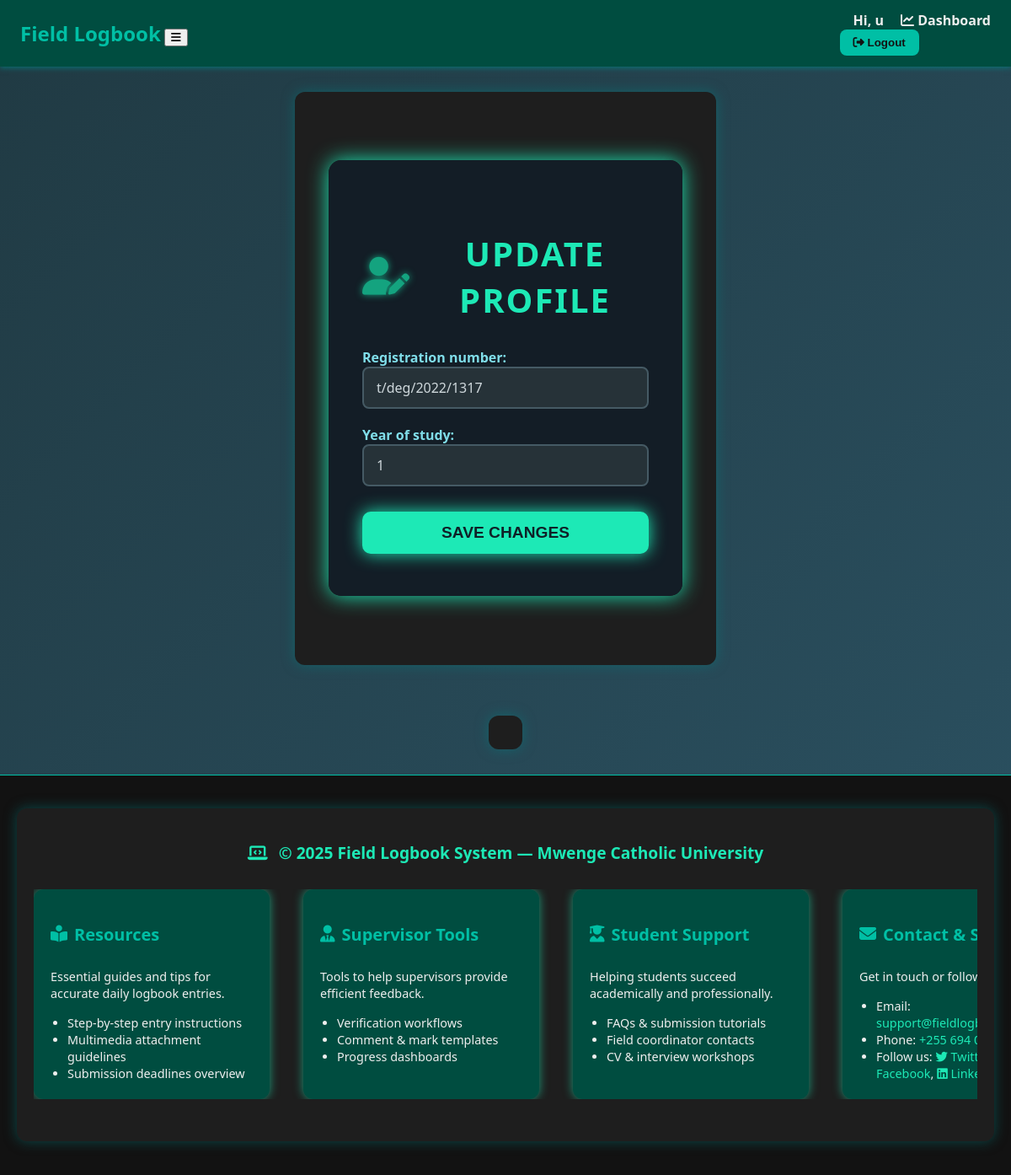
The page /logbook/profile/update/ (signed in) on the database its author committed.
### users/models.py (models this page shows, shortened)
class CustomUser(AbstractUser):
    ROLE_CHOICES = [
        ('student', 'Student'),
        ('onstation', 'On-Station Supervisor'),
        ('oncampus', 'On-Campus Supervisor'),
        ('admin', 'Admin'),
    ]
    role = models.CharField(max_length=20, choices=ROLE_CHOICES)
    phone_number = models.CharField(max_length=20, blank=True, null=True)
    department = models.ForeignKey(
        Department,
        on_delete=models.SET_NULL,
        null=True,
        blank=True,
        related_name='users'
    )
    profile_picture = models.ImageField(upload_to='profile_pics/', blank=True, null=True)

class StudentProfile(models.Model):
    user = models.OneToOneField(
        CustomUser,
        on_delete=models.CASCADE,
        related_name='student_profile'
    )
    registration_number = models.CharField(max_length=50, unique=True)
    course = models.ForeignKey(
        Course,
        on_delete=models.SET_NULL,
        null=True,
        blank=True
    )
    year_of_study = models.PositiveSmallIntegerField()
    phone_number = models.CharField(max_length=15, blank=True, null=True)
    profile_picture = models.ImageField(upload_to='profile_pics/', blank=True, null=True)
    institution_name = models.CharField(max_length=100, blank=True, null=True)
    department = models.ForeignKey(
        Department,
        on_delete=models.SET_NULL,
        null=True,
        blank=True
    )
    gender = models.CharField(
        max_length=10,
        choices=[('Male', 'Male'), ('Female', 'Female')],
        blank=True
    )
    date_of_birth = models.DateField(blank=True, null=True)
    address = models.TextField(blank=True, null=True)
    general_report = models.FileField(upload_to='reports/general/', blank=True, null=True)
    technical_report = models.FileField(upload_to='reports/technical/', blank=True, null=True)
    marks = models.FloatField(blank=True, null=True)
    supervisor_onstation = models.ForeignKey(
        OnStationSupervisor,
        on_delete=models.SET_NULL,
        null=True,
        blank=True,
        related_name='onstation_students'
    )
    supervisor_oncampus = models.ForeignKey(
        OnCampusSupervisor,
        on_delete=models.SET_NULL,
        null=True,
        blank=True,
        related_name='oncampus_students'
    )

### logbook/views.py (the view)
# urls.py: path('profile/update/', views.profile_update, name='profile_update'),
@login_required
def profile_update(request):
    profile = getattr(request.user, 'student_profile', None)
    if not profile:
        return redirect('logbook:profile')
    if request.method == 'POST':
        profile_form = StudentProfileUpdateForm(request.POST, request.FILES, instance=profile)
        if profile_form.is_valid():
            profile_form.save()
            messages.success(request, "Profile updated successfully.")
            return redirect('logbook:profile')
    else:
        profile_form = StudentProfileUpdateForm(instance=profile)
    return render(request, 'logbook/profile_update.html', {'profile_form': profile_form})

### logbook/forms.py
class StudentProfileUpdateForm(forms.ModelForm):
    class Meta:
        model = StudentProfile
        fields = ['registration_number', 'year_of_study']  # adjust if needed
        widgets = {
            'registration_number': forms.TextInput(attrs={'class': 'form-control'}),
            'year_of_study': forms.NumberInput(attrs={'class': 'form-control'}),
        }

### logbook/templates/logbook/profile_update.html (shortened to what this page needs)
{% extends 'base.html' %}
{% load static %}
{% block extra_css %}
<link href="{% static 'logbook/css/update_profile.css' %}" rel="stylesheet" />
{% endblock %}
{% block content %}
<div class="update-profile-page-container" role="main" aria-label="Update Profile Form">
  <div class="update-profile-wrapper">
    <h2 class="update-profile-title">
      <i class="fas fa-user-edit"></i>
      Update Profile
    </h2>
    <form method="post" enctype="multipart/form-data" class="update-profile-form" novalidate>
      {{ profile_form.as_p }}
      <button type="submit" class="btn-update">Save Changes</button>
    </form>
  </div>
</div>
{% endblock %}

### users/templates/base.html (shortened to what this page needs)
{% load static %}
<!DOCTYPE html>
<html lang="en">
<head>
  <link href="https://cdnjs.cloudflare.com/ajax/libs/font-awesome/6.5.0/css/all.min.css" rel="stylesheet" />
  <link rel="stylesheet" href="{% static 'css/base_style.css' %}" />
  {% block extra_css %}{% endblock %}
</head>
<body>
  <nav class="navbar">
    <div class="nav-left">
      <a href="{% url 'users:home' %}" class="nav-logo">Field Logbook</a>
      <button id="nav-toggle"><i class="fas fa-bars"></i></button>
    </div>
    <div class="nav-right" id="nav-menu">
      {% if user.is_authenticated %}
        <span class="nav-welcome">Hi, {{ user.username }}</span>
        {% if user.is_superuser %}
          <a href="/admin/" class="nav-link"><i class="fas fa-tools"></i> Admin</a>
        {% else %}
          <a href="{% url 'users:dashboard' %}" class="nav-link"><i class="fas fa-chart-line"></i> Dashboard</a>
        {% endif %}
        <form method="post" action="{% url 'users:logout' %}" class="logout-form">
          <button type="submit" class="logout-btn">
            <i class="fas fa-sign-out-alt"></i> Logout
          </button>
        </form>
      {% endif %}
    </div>
  </nav>
  <main class="main-content">
    {% block content %}
    {% endblock %}
  </main>
  {% include 'includes/footer.html' %}
</body>
</html>

### users/static/css/base_style.css (style rules this page uses)
body { background-color: #121212; color: #eeeeee; font-family: 'Segoe UI', Tahoma, Geneva, Verdana, sans-serif; margin: 0; padding: 0; }
a { color: #00bfa5; text-decoration: none; }
.container, .content-wrapper, main { max-width: 960px; margin: 30px auto; padding: 20px; background-color: #1e1e1e; border-radius: 12px; box-shadow: 0 0 15px rgba(0, 128, 128, 0.5); }
.navbar { display: flex; justify-content: space-between; align-items: center; background-color: #004d40; padding: 0.8rem 1.5rem; color: #eeeeee; box-shadow: 0 2px 6px rgba(0, 128, 128, 0.7); }
.nav-logo { font-weight: 700; font-size: 1.5rem; color: #00bfa5; text-decoration: none; }
.nav-link, .nav-welcome { color: #eeeeee; margin-left: 1rem; font-weight: 600; }
.logout-btn { background-color: #00bfa5; color: #121212; border: none; border-radius: 8px; padding: 8px 16px; font-weight: 700; cursor: pointer; transition: background-color 0.3s ease; }
h1, h2, h3, h4 { color: #00bfa5; }

### logbook/static/logbook/css/update_profile.css (style rules this page uses)
html, body { height: 100%; margin: 0; padding: 0; background: linear-gradient(135deg, #203a43, #2c5364); font-family: 'Segoe UI', Tahoma, Geneva, Verdana, sans-serif; color: #cfd8dc; min-height: 100vh; -webkit-font-smoothing: antialiased; -moz-osx-font-smoothing: grayscale; }
.update-profile-page-container { min-height: calc(100vh - 160px); display: flex; justify-content: center; align-items: center; padding: 20px; box-sizing: border-box; }
.update-profile-wrapper { background: rgba(20, 30, 40, 0.95); padding: 50px 40px; border-radius: 15px; box-shadow: 0 0 25px #1de9b6; width: 420px; max-width: 90vw; text-align: center; animation: fadeIn 0.8s ease forwards; opacity: 0; }
.update-profile-title { color: #1de9b6; font-size: 2.5rem; margin-bottom: 30px; letter-spacing: 2px; text-transform: uppercase; display: flex; justify-content: center; align-items: center; gap: 12px; font-weight: 900; }
.update-profile-title i { font-size: 2.8rem; color: #14a37f; text-shadow: 0 0 8px #14a37f; animation: pulseGlow 2.5s infinite ease-in-out; }
.update-profile-form p { text-align: left; margin-bottom: 20px; font-size: 1rem; color: #80deea; font-weight: 600; }
.update-profile-form p input, .update-profile-form p select, .update-profile-form p textarea { width: 100%; padding: 12px 15px; font-size: 1rem; border: 2px solid #455a64; border-radius: 8px; background: #263238; color: #cfd8dc; transition: border-color 0.3s ease, box-shadow 0.3s ease; font-family: inherit; box-sizing: border-box; }
.update-profile-form p input::placeholder, .update-profile-form p textarea::placeholder { color: #607d8b; }
.btn-update { width: 100%; padding: 14px 0; font-size: 1.2rem; font-weight: 700; color: #0f2027; background: #1de9b6; border: none; border-radius: 10px; cursor: pointer; text-transform: uppercase; box-shadow: 0 0 20px #1de9b6; transition: background-color 0.3s ease, transform 0.2s ease, box-shadow 0.3s ease; user-select: none; margin-top: 10px; }

### users/templates/includes/footer.html (style rules this page uses)
* { box-sizing: border-box; }
html, body { margin: 0; padding: 0; height: 100%; }
body { display: flex; flex-direction: column; min-height: 100vh; font-family: 'Segoe UI', Tahoma, Geneva, Verdana, sans-serif; }
main { flex: 1 0 auto; }

### rows shown on the page
CustomUser: username "u"
StudentProfile: registration_number "t/deg/2022/1317", year_of_study "1"
